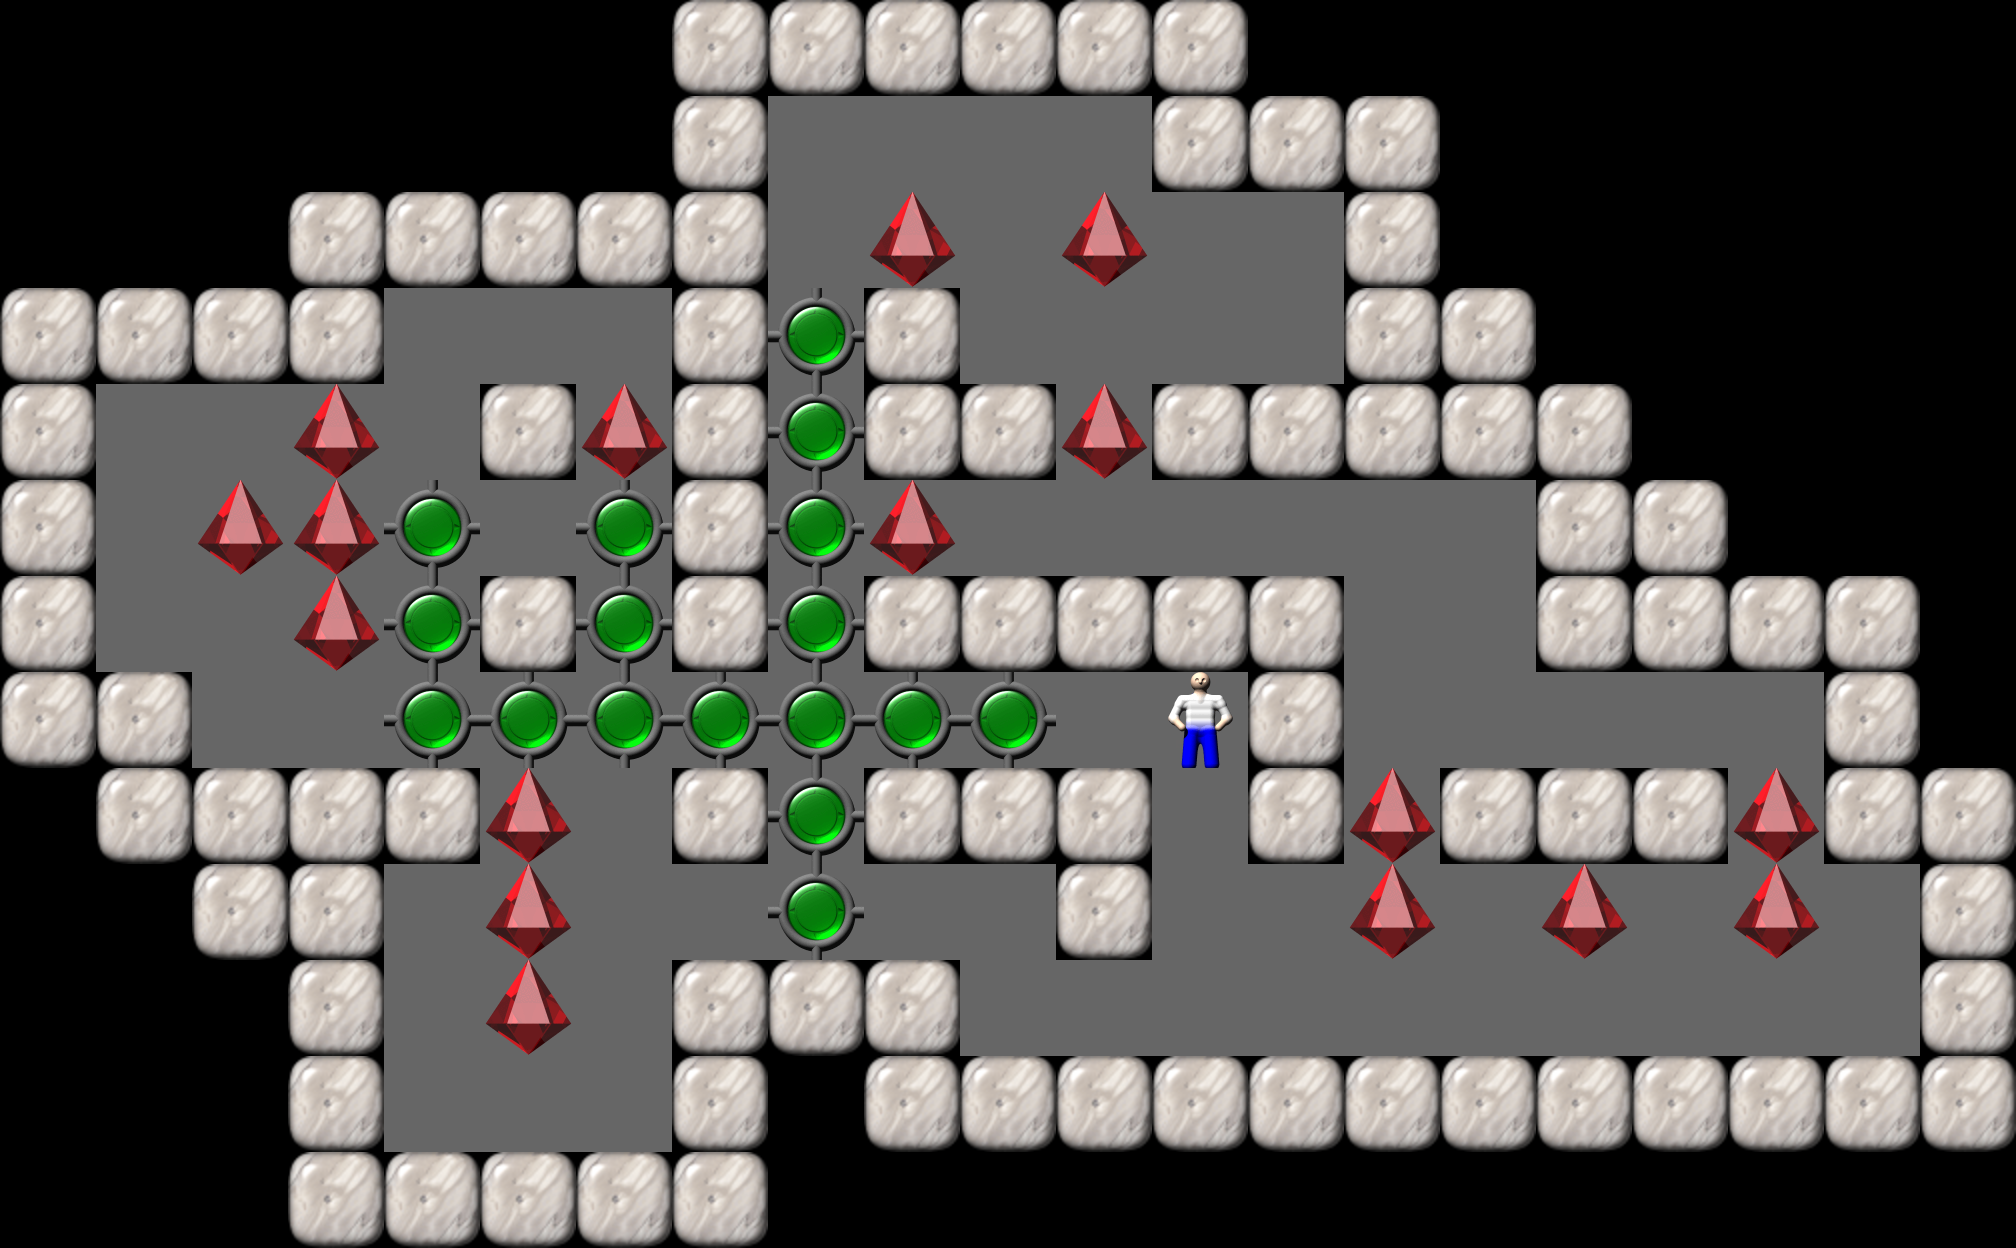

This is a level from a 2D game, rendered from its Tiled map with the project's own tilesets. A one-line summary and the map file follow, with tile-layer data summarised:
An orthogonal 21x13 tile map with 96x96 px tiles, 1 tile layer (Tile Layer 1).

<map version="1.0" orientation="orthogonal" width="21" height="13" tilewidth="96" tileheight="96">
  <properties>
    <property name="Title" value="27" />
  </properties>
  <tileset source="Sokoban.tsx" firstgid="1" />
  <layer name="Tile Layer 1" width="21" height="13">
    <data>[273 cells, 273 non-empty, 6 distinct tile ids]</data>
  </layer>
</map>
